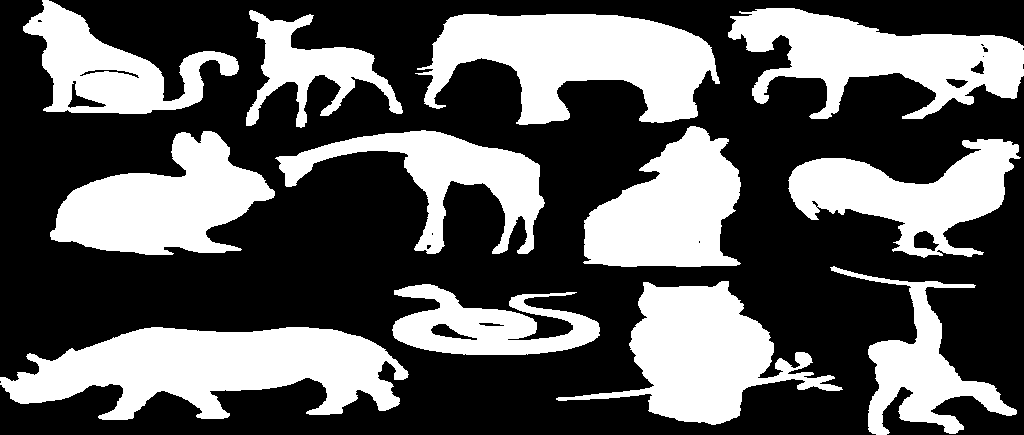
%> input picture Assignment-1/Files/Binary.png, 1024 x 435 px; the run also reads 1 picture not shown here
$ octave assignment_1.m   (GNU Octave 9; MATLAB toolbox functions it lacks are replaced by stand-ins)
%> lines starting %> are read from the running program, lines starting %| are printed output that depends on the picture; in (x1, y1, x2, y2) boxes, pixels count from 0 and x2, y2 are one past the last pixel; in counts of white or black regions, pixels touching at a corner belong together; the program's own positions count from 1
### Assignment-1/Files/Encode.m
function stego = Encode(Im, Sec, k)
% Where the inputs are:
% Im: The cover original RGB image
% Sec: The secret binary image of the same dimensions as Im
% k: a secret key for randomisation can be a string 'myPassWord2020!'
%    or a digit 21545422, choosing any option is fine with me

% The output, stego: is the RGB image containing the embeded randomised data
% Example use:
% stego = Encode ( 'BTH.png', 'Binary.png', 'myPassWord2020!')
%

% Hints:
% Control the randomisation engine using a seed (which is obviously your key k)
% Embed in the bit plane 0 (LSB) to have less distortion
% The following functions could be of use (some are optional, check MATLAB documentations):
% bitxor, bitget, bitset, randperm, rng, imread, imwrite, imshow,
% imshowpair, montage, subplot, figure, title, str2double

rng(k)  % Set rng seed with given key
S = size(Im);   % Size of image
temp = reshape(randperm(numel(Sec)),S(1:2)); % Random indices, the size of image
stego = uint8(Sec(temp));   % Randomizes the secret binary image and converts to uint8

ImPlanes = getPlanes(Im);    % Retrives all bit-planes (Green)

for i = 2:8
    % Makes sum of all bit-planes except LSB where the scrambled binary
    % image takes its place
    stego = stego + ImPlanes{i};
end

Im(:,:,2) = stego;  % Replaces the green space with the new with the scrambled binary image included.
stego = Im;
end

### Assignment-1/Files/getPlanes.m
function C = getPlanes(image)
C = cell(1,8);  % Creates empty cell
for i = 1:8
    C{i} = bitget(image(:,:,2),i)*2^(i-1);  % Retrives all green bit-planes
end
end

### Assignment-1/Files/Decode.m
function Sec = Decode(Stego, k)
% Where the inputs are:
% stego: is the RGB image containing the embeded randomised data
% k: a secret key for restoration can be a string 'myPassWord2020!'
%    or a digit 21545422, choosing any option is fine with me

% The output, Sec: The secret binary image of the same dimensions as Im
% Example use:
% Sec = Decode ( 'Stego.png', 'myPassWord2020!')
%

rng(k)  % Set rng seed with given key
ImC = getPlanes(Stego); % Retrives all bit-planes (Green)
bin = ImC{1};   % The secret image is in the LSB-plane
S = size(bin);  % Size of image
temp = reshape(randperm(numel(bin)),S);  % Random indices, the size of image
[~,ii] = sort(temp(:)); % Sroting the indices to retrive original order (vector)
Sec = logical(bin(reshape(ii,S)));   % Reshapes to original image size and converts to binary image
end

### Assignment-1/Files/assignment_1.m
clc;clear;close all

orig_bin = imread('Binary.png');
%> orig_bin: size 435x1024 logical; 37.1% white; 12 white regions, largest, box (x1, y1, x2, y2) and area: (0, 327, 409, 420) 23068, (415, 14, 720, 125) 20367, (556, 281, 843, 425) 16701
orig_im = imread('BTH.png');
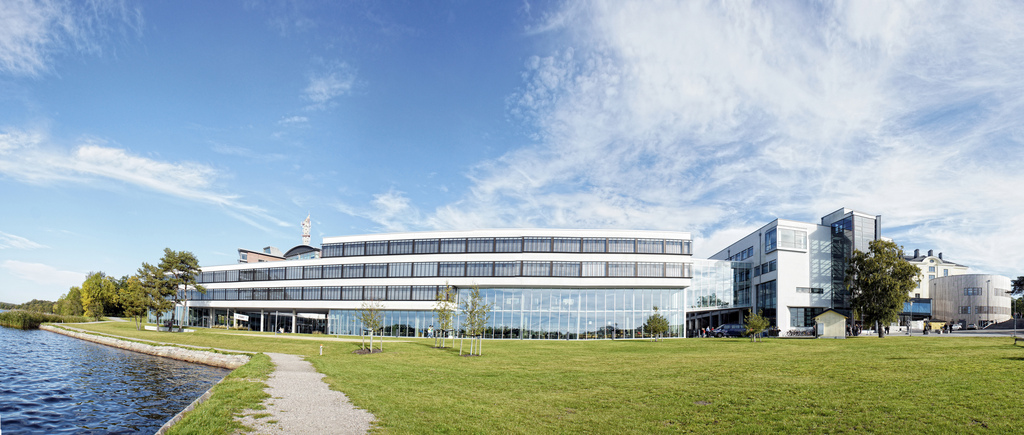
%> input picture Assignment-1/Files/BTH.png, 1024 x 435 px
%> orig_im is the input picture: size 435x1024x3 uint8; mean R, G, B 156.6, 173.7, 178.1
key = 21545422;

new_im = Encode(orig_im, orig_bin, key);
%> in Encode, `stego = uint8(Sec(temp));`:
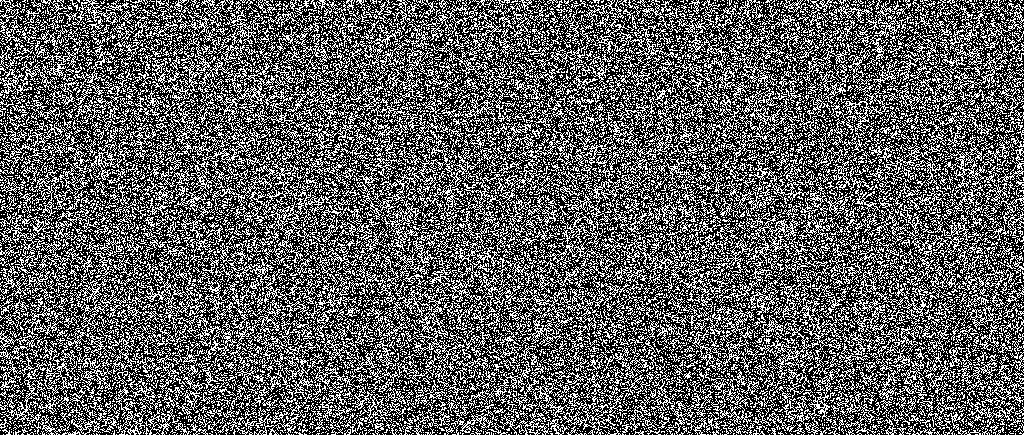
%> stego: size 435x1024 uint8; values 0 (black) and 1 (white), 37.1% white in thin lines or dots
%> after the loop in getPlanes, `for i = 1:8`: C = 8 items
%> after the loop in Encode, `for i = 2:8`:
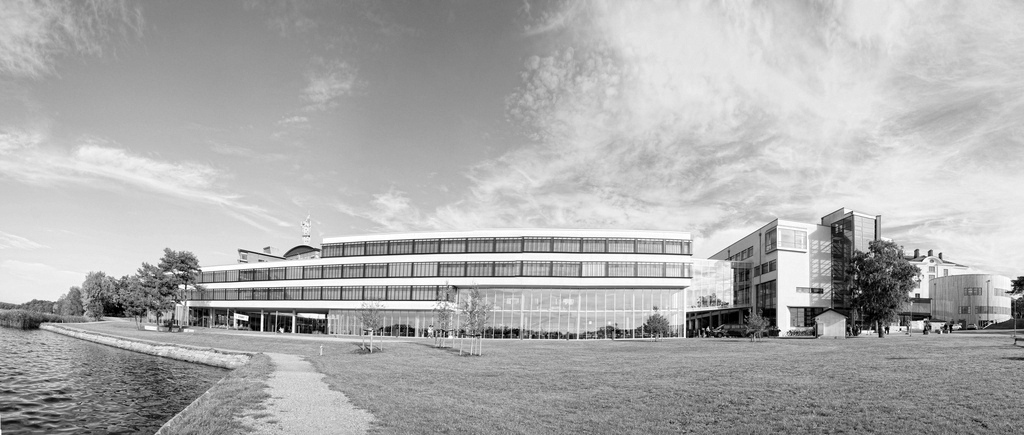
%> stego: size 435x1024 uint8; min 0, max 255, mean 173.6
figure(); imshowpair(orig_im, new_im, 'montage')
%> after `imshowpair(orig_im, new_im, 'montage')`:
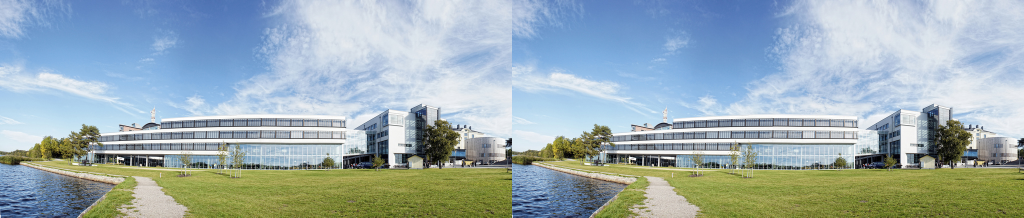
%> displayed picture: size 435x2048x3, on the screen's scale of 0 to 255 (shown at 1/2 size); mean R, G, B 156.6, 173.6, 178.1

% Saves the new image to file, clears the variable and loads it again, for demonstration
%imwrite(new_im,'new_BTH.png');
clear new_im
new_im = imread('new_BTH.png');

% Correct key
new_bin = Decode(new_im, key);
%> in Decode, `Sec = logical(bin(reshape(ii,S)));`: Sec: size 435x1024 logical; 37.1% white in thin lines or dots
figure(); imshowpair(orig_bin, new_bin, 'montage')
%> after `imshowpair(orig_bin, new_bin, 'montage')`:
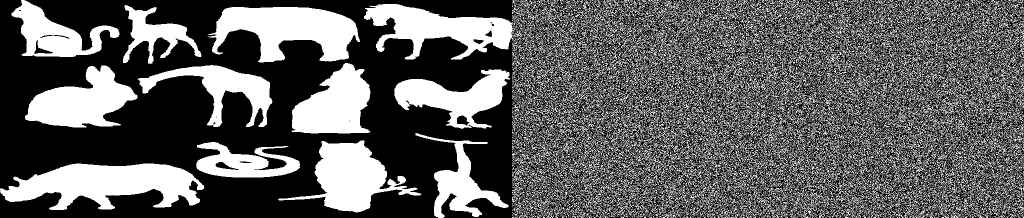
%> displayed picture: size 435x2048, on the screen's scale of 0 to 255 (shown at 1/2 size); 37.1% white; 10825 white regions (9544 under 20 px), largest, box (x1, y1, x2, y2) and area: (0, 327, 409, 420) 23068, (415, 14, 720, 125) 20367, (728, 8, 1047, 119) 16821

% Checking if the new binary image is exactly the same as the original
Correct = numel(orig_bin) == sum(orig_bin(:) == new_bin(:));
%> Correct = false

% Wrong key, new_bin2 should show randomized pixels
new_bin2 = Decode(new_im, 1);
%> call 2 of Decode, with k = 1
%> in Decode (call 2), `Sec = logical(bin(reshape(ii,S)));`:
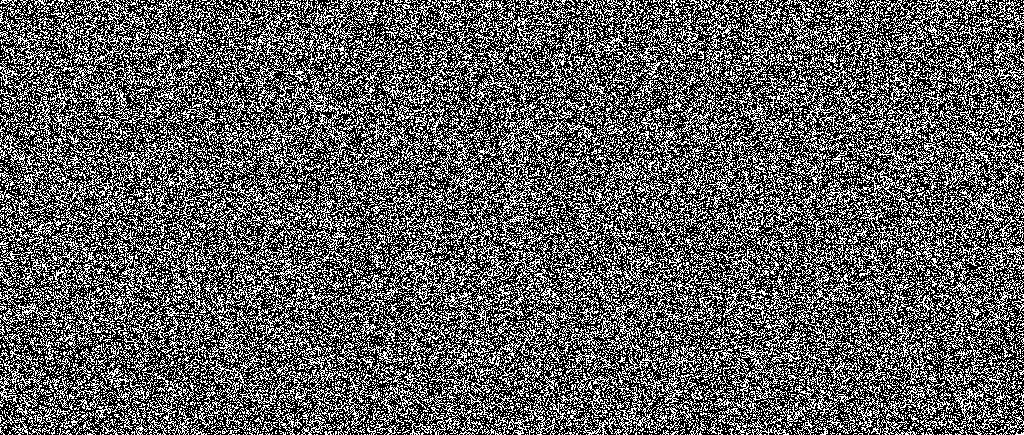
%> Sec: size 435x1024 logical; 37.1% white in thin lines or dots
figure(); imshowpair(orig_bin, new_bin2, 'montage')
%> after `imshowpair(orig_bin, new_bin2, 'montage')`:
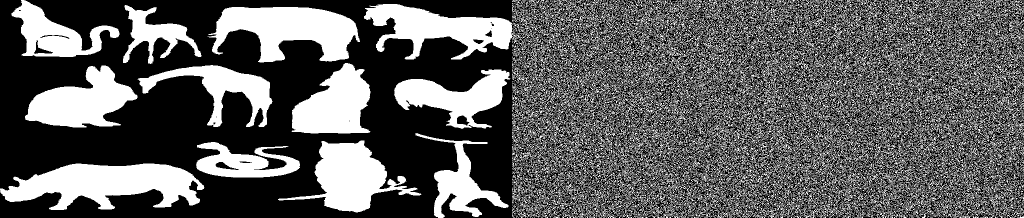
%> displayed picture: size 435x2048, on the screen's scale of 0 to 255 (shown at 1/2 size); 37.1% white; 11076 white regions (9822 under 20 px), largest, box (x1, y1, x2, y2) and area: (0, 327, 409, 420) 23068, (415, 14, 720, 125) 20367, (556, 281, 843, 425) 16701
